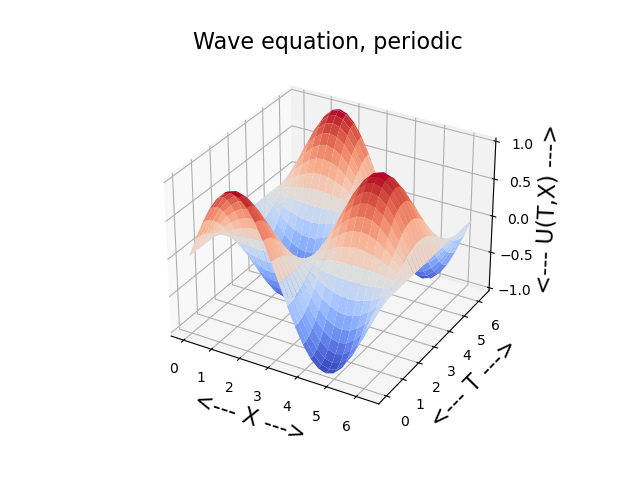

Generate this figure with Python:
#! /usr/bin/env python3
#
def wave_pde_test ( ):

#*****************************************************************************80
#
## wave_pde_test() solves a 1D wave equation with periodic boundary conditions.
#
#  Discussion:
#
#    d^2 u / dt^2 = c * d^2 u / dx^2
#
#  Licensing:
#
#    This code is distributed under the MIT license. 
#
#  Modified:
#
#    01 April 2025
#
#  Author:
#
#    John Burkardt
#
  from mpl_toolkits.mplot3d import Axes3D
  from matplotlib import cm
  import matplotlib
  import matplotlib.pyplot as plt
  import numpy as np
  import platform

  print ( '' )
  print ( 'wave_pde():' )
  print ( '  python version:     ' + platform.python_version ( ) )
  print ( '  numpy version:      ' + np.version.version )
  print ( '  matplotlib version: ' + matplotlib.__version__ )
  print ( '  Solve the wave equation in one space and time dimension.' )
  print ( '  Use periodic boundary conditions, and a sinusoidal solution.' )
#
#  Compute solution on time/space grid.
#
  c = 1.0

  nx = 25
  xmin = 0.0
  xmax = 2.0 * np.pi
  x = np.linspace ( xmin, xmax, nx )
  dx = ( xmax - xmin ) / ( nx - 1 )

  nt = 101
  tmin = 0.0
  tmax = 2.0 * np.pi
  t = np.linspace ( tmin, tmax, nt )
  dt = ( tmax - tmin ) / ( nt - 1 )

  print ( '  CFL = c * dt**2 / dx**2 = ', c * dt**2 / dx**2 )

  U = np.zeros ( [ nt, nx ] )
  
  for i in range ( 0, nt ):

    if ( i == 0 ):
      U[0,:] = np.sin ( x ) * np.cos ( c * t[0] )
    elif ( i == 1 ):
      dudt = np.sin(x) * c * np.sin ( c * t[0] )
      U[1,:] = U[0,:] + dt * dudt
    else:
#
#  The first and last equations are at the same periodic point.
#
#          0     1  2 ...  nx-2  nx-1
# nx-2   nx-1                      0    1
#
      U[i,0] = 2.0 * U[i-1,0] - U[i-2,0] \
          + c * dt**2 / dx**2 \
          * ( U[i-1,nx-2] - 2.0 * U[i-1,0] + U[i-1,1] )

      U[i,1:nx-1] = 2.0 * U[i-1,1:nx-1] - U[i-2,1:nx-1] \
          + c * dt**2 / dx**2 \
          * ( U[i-1,0:nx-2] - 2.0 * U[i-1,1:nx-1] + U[i-1,2:nx] )

      U[i,nx-1] = 2.0 * U[i-1,nx-1] - U[i-2,nx-1] \
          + c * dt**2 / dx**2 \
          * ( U[i-1,nx-2] - 2.0 * U[i-1,nx-1] + U[i-1,1] ) 
#
#  Make a sequence of frames for a later animation.
#
  for i in range ( 0, nt ):

    plt.clf ( )
    plt.xlim ( xmin, xmax )
    plt.ylim ( -1.0, 1.0 )
    plt.plot ( x, U[i,:], 'b-', linewidth = 2 )
    plt.grid ( True )
    plt.xlabel ( '<--- X --->' )
    plt.ylabel ( '<--- U(T,X) --->' )
    plt.title ( 'Wave equation, t = ' + str ( t[i] ) )
    filename = 'wave_pde_' + str ( i ).zfill(3) + '.png'
    plt.savefig ( filename )
    print ( '  Graphics saved as "' + filename + '"' )
    plt.close ( )
#
#  Make a surface plot.
#
  X, T = np.meshgrid ( x, t )

  fig = plt.figure ( )
  ax = fig.add_subplot ( 111, projection = '3d' )
  ax.plot_surface ( X, T, U, \
    cmap = cm.coolwarm, edgecolor = 'none' )
  ax.set_title ( 'Wave equation, periodic', fontsize = 16 )
  ax.set_xlabel ( '<--- X --->', fontsize = 16 )
  ax.set_ylabel ( '<--- T --->', fontsize = 16 )
  ax.set_zlabel ( '<--- U(T,X) --->', fontsize = 16 )
  filename = 'wave_pde.png'
  plt.savefig ( filename )
  print ( '  Graphics saved as "' + filename + '"' )
  plt.close ( )

  return

if ( __name__ == "__main__" ):
  wave_pde_test ( )
